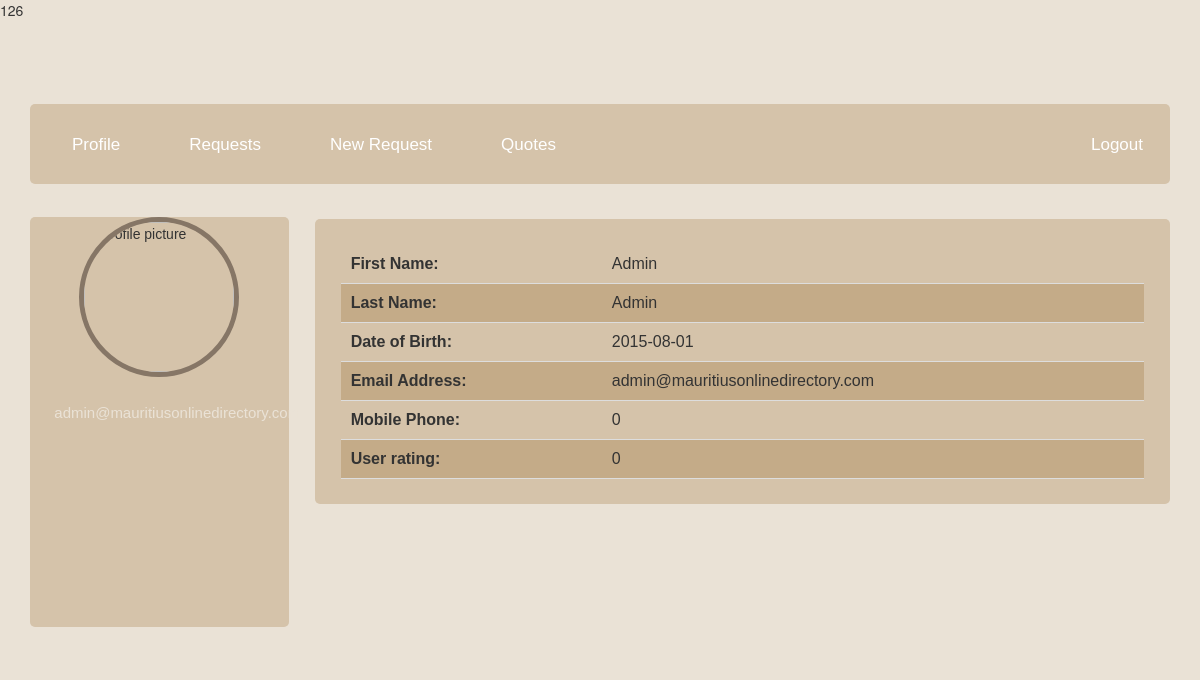
The app's page /userprofile.php (signed in) with its own data.
### tables this page shows
CREATE TABLE IF NOT EXISTS `customer_table` (
  `customer_id` int(6) NOT NULL AUTO_INCREMENT,
  `login_id` int(6) NOT NULL,
  `first_name` varchar(64) NOT NULL,
  `last_name` varchar(64) NOT NULL,
  `dob` date NOT NULL,
  `tel_mob` int(15) NOT NULL,
  `email` varchar(64) NOT NULL,
  `user_rating` int(1) NOT NULL,
  PRIMARY KEY (`customer_id`)
);

### userprofileinfo.php (the view, shortened to what this page needs)
<?php
                 $sql = "SELECT * FROM customer_table WHERE login_id=" . $userid;
                 $result = mysqli_query($mysqli, $sql);
                 while($row = mysqli_fetch_assoc($result)){
                  print '<div class ="user-profile">';
                      print '<table>';
                      print '<tr>';
                      print '<td id="profile-text"><strong>First Name: </strong></td>';
                      print '<td id="profile-text">' .$row['first_name']. '</td>';
                      print '</tr>';
                      print '<tr>';
                      print '<td id="profile-text"><strong>Last Name: </strong></td>';
                      print '<td id="profile-text">' .$row['last_name']. '</td>';
                      print '</tr>';
                      print '<tr>';
                      print '<td id="profile-text"><strong>Date of Birth: </strong></td>';
                      print '<td id="profile-text">' .$row['dob']. '</td>';
                      print '</tr>';
                      print '<tr>';
                      print '<td id="profile-text"><strong>Email Address: </strong></td>';
                      print '<td id="profile-text">' .$row['email']. '</td>';
                      print '</tr>';
                      print '<tr>';
                      print '<td id="profile-text"><strong>Mobile Phone: </strong></td>';
                      print '<td id="profile-text">' .$row['tel_mob']. '</td>';
                      print '</tr>';
                      print '<td id="profile-text"><strong>User rating: </strong></td>';
                      print '<td id="profile-text">' .$row['user_rating']. '</td>';
                      print '</table>';
                    print '</div>';
                  }
               ?>

### userprofile.php (shortened to what this page needs)
<?php
include('includes/connection.php');
$page="userprofileinfo";
                $userid = $_SESSION['userid'];
                print $userid;
                ?>
<!DOCTYPE HTML>
<html>
<head>
<link rel="stylesheet" href="css/style.css" />
</head>
<body>
  <div id="wrapper">
    <div id="main_content">
    <body>
        <div class="main-container">
            <header class="block">
                <ul class="header-menu horizontal-list">
                    <li>
                        <a class="header-menu-tab" href="userprofile.php"><span class="icon entypo-cog scnd-font-color"></span>Profile</a>
                    </li>
                    <li>
                        <a class="header-menu-tab" href="userprofile.php?page=requests"><span class="icon fontawesome-user scnd-font-color"></span>Requests</a>
                    </li>
                    <li>
                        <a class="header-menu-tab" href="userprofile.php?page=newrequest"><span class="icon fontawesome-envelope scnd-font-color"></span>New Request</a>
                    </li>
                    <li>
                        <a class="header-menu-tab" href="userprofile.php?page=customerquotes"><span class="icon fontawesome-star-empty scnd-font-color"></span>Quotes</a>
                    </li>
                    <li style="float:right;">
                        <a class="header-menu-tab"  href="index.php?action=logout"><span class="icon fontawesome-star-empty scnd-font-color"></span>Logout</a>
                    </li>
                </ul>
                <div class="profile-menu">
                </div>
            </header>
            <div class="left-container container">
                <div class="profile block">
                    <div class="profile-picture big-profile-picture clear">
                        <img width="150px" alt="profile picture" src="http://www.readingfc.co.uk/images/common/bg_player_profile_default_big.png" >
                    </div>
                    <?php
                        $sql = "SELECT * FROM customer_table WHERE login_id=" . $userid;
                        $result = mysqli_query($mysqli, $sql);
                        while($row = mysqli_fetch_assoc($result)){
                        print '<div class="profile-description">';
                        print '<p class="scnd-font-color">' .$row['email']. '</p>';
                        print '</div>';
                      }
                    ?>
                </div>
            </div>
            <div class="right-container container">
                <div class="join-newsletter block">
                  <div id="main-content">
                    <?php include($page.'.php');?>
                  </div>
                </div>
            </div>
        </div>
    </body>
    </div>
  </div>
</body>
</html>

### css/style.css (style rules this page uses)
[class*="entypo-"]:before { font-family: 'entypo', sans-serif; }
[class*="fontawesome-"]:before { font-family: 'FontAwesome', sans-serif; }
* { -webkit-box-sizing: border-box; -moz-box-sizing: border-box; box-sizing: border-box; }
body { background: #eae2d6; }
ul { list-style-type: none; margin: 0; padding-left: 0; }
p { font-size: 15px; }
a { text-decoration: none; font-size: 15px; }
h1, h2, p, a, span { color: #fff; }
.scnd-font-color { color: #eae2d6; }
.horizontal-list { margin: 0; padding: 0; list-style-type: none; }
.horizontal-list li { float: left; }
.clear { clear: both; }
.icon { font-size: 25px; }
.profile-picture { border-radius: 100%; overflow: hidden; -webkit-box-sizing: content-box; -moz-box-sizing: content-box; box-sizing: content-box; }
.big-profile-picture { margin: 0 auto; border: 5px solid #867666; width: 150px; height: 150px; }
.main-container { font-family: 'Ubuntu', sans-serif; width: 95%; height: 1725px; margin: 6em auto; }
header { height: 80px; }
.header-menu { font-size: 17px; line-height: 80px; }
.header-menu li { position: relative; -webkit-transform: translateZ(0); }
.header-menu-tab { padding: 0 27px; display: block; line-height: 74px; font-size: 17px; -webkit-transition: background .3s; transition: background .3s; }
.header-menu-tab .icon { padding-right: 15px; }
.profile-menu { float: right; height: 80px; padding-right: 20px; }
.container { float: left; width: 300px; padding-left: 0px; }
.block { margin-bottom: 25px; background: #d5c3aa; border-radius: 5px; }
.left-container { width: 24%; margin-right: 1%; }
.profile { height: 410px; margin-top: 8px; }
.profile-description { width: 210px; margin: 0 auto; text-align: center; }
.right-container { width: 75%; padding-right: 0px; }
table { border-collapse: collapse; width: 100%; }
th, td { padding: 8px; text-align: left; border-bottom: 1px solid #ddd; }
tr:nth-child(even) { background-color: #c4ab88 }
.user-profile { padding: 3%; }
#profile-text { padding: 10px; }

### records on screen
customer_table: email "admin@mauritiusonlinedirectory.com", first_name "Admin", last_name "Admin", dob "2015-08-01", tel_mob "0", user_rating "0"

### other values on screen
$userid "26"
